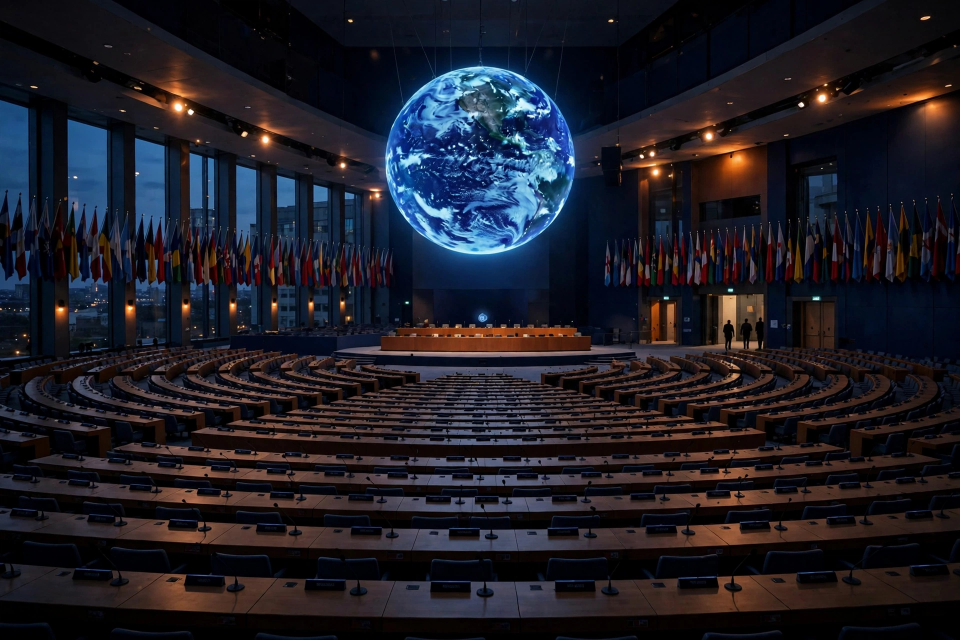
#> input picture assets/cop31-hero.webp, 1920 x 1280 px (shown at 1/2 size)
$ python build_image.py
#> lines starting #> are read from the running program, lines starting #| are printed output that depends on the picture
#!/usr/bin/env python3
"""Compose the 1024x1024 front-page image for news-image-20261122.

Renders all text with PIL (crisp, no garbled text) and crops a generated
editorial illustration (assets/cop31-hero.webp, a vast, mostly empty UN
climate summit hall with a glowing Earth above the stage) into the lead
slot. Run: python3 build_image.py
Writes entry.png (1024x1024, under 1 MiB). Requires Pillow locally only;
the entry itself is shipped as entry.png and main.py just copies it.
"""
import os

from PIL import Image, ImageDraw, ImageFont

W, H = 1024, 1024
NAVY = (15, 42, 74)
AMBER = (245, 176, 65)
INK = (18, 18, 18)
GREY = (90, 90, 90)
RED = (178, 34, 34)

SERIF_B = "/usr/share/fonts/truetype/dejavu/DejaVuSerif-Bold.ttf"
SANS_B = "/usr/share/fonts/truetype/dejavu/DejaVuSans-Bold.ttf"
SANS = "/usr/share/fonts/truetype/dejavu/DejaVuSans.ttf"

HERO = "assets/cop31-hero.webp"


def font(path, size):
    return ImageFont.truetype(path, size)


def wrap(draw, text, fnt, max_w):
    words, lines, cur = text.split(), [], ""
    for w in words:
        t = (cur + " " + w).strip()
        if draw.textlength(t, font=fnt) <= max_w:
            cur = t
        else:
            if cur:
                lines.append(cur)
            cur = w
    if cur:
        lines.append(cur)
    return lines


img = Image.new("RGB", (W, H), "white")
#> img: PIL image 1024x1024 RGB; every value is 255
d = ImageDraw.Draw(img)

# ---- masthead ----
d.rectangle([0, 0, W, 96], fill=NAVY)
d.text((32, 12), "WORLD NEWS", font=font(SERIF_B, 56), fill="white")
d.text((32, 64), "SUNDAY, 22 NOVEMBER 2026", font=font(SANS_B, 25), fill=AMBER)
d.text((W - 32, 20), "THE DAY IN", font=font(SANS_B, 23), fill="white", anchor="ra")
d.text((W - 32, 52), "ONE IMAGE", font=font(SANS_B, 23), fill="white", anchor="ra")

y = 96
# ---- lead kicker + headline (one line) ----
y += 14
d.text((32, y), "CLIMATE  •  TURKEY", font=font(SANS_B, 21), fill=RED)
y += 30
headline = "COP31 climate talks collapse"
d.text((32, y), headline, font=font(SANS_B, 44), fill=INK)
assert d.textlength(headline, font=font(SANS_B, 44)) <= W - 64, "headline too wide"
y += 54
y += 8

# ---- hero image ----
hero = Image.open(HERO).convert("RGB")
#> hero is the input picture: PIL image 1920x1280 RGB; mean R, G, B 30, 29.1, 37.6
hero = hero.crop((0, 320, 1920, 910)).resize((W - 64, 290), Image.LANCZOS)
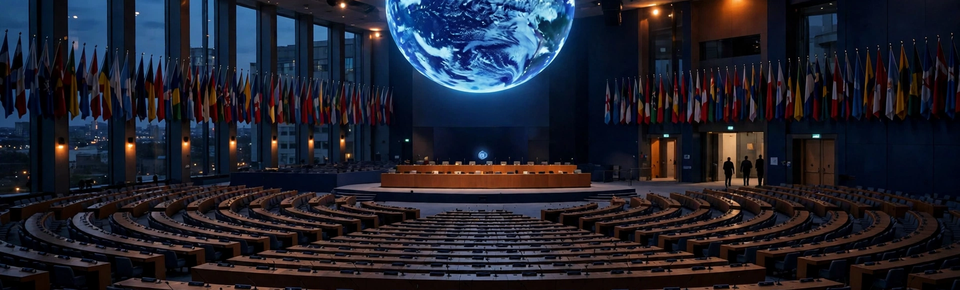
#> hero: PIL image 960x290 RGB; mean R, G, B 32.2, 33.1, 44.2
img.paste(hero, (32, y))
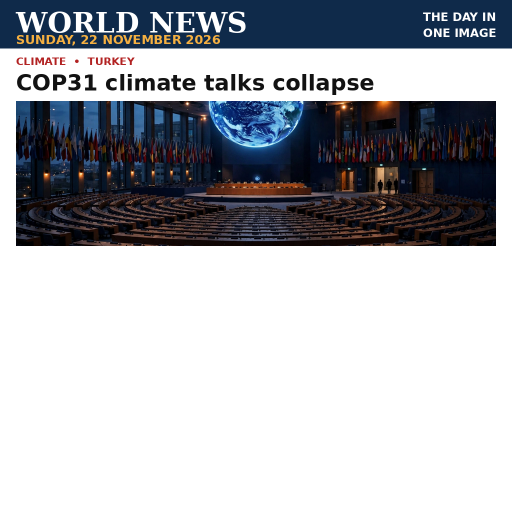
#> img: PIL image 1024x1024 RGB (shown at 1/2 size); mean R, G, B 173.9, 175.9, 181.1
y += 290 + 10
# ---- lead summary ----
lead = ("UN summit ends without agreement as the EU rejects a pact that never "
        "names fossil fuels; the longest COP in history.")
for line in wrap(d, lead, font(SANS, 25), W - 64):
#> in wrap, `words, lines, cur = text.split(), [], ""`: words = ['UN', 'summit', 'ends', 'without', 'agreement', 'as', 'the', 'EU', 'rejects', 'a', 'pact', 'that', 'never', 'names', 'fossil', 'fuels;', 'the', 'longest', 'COP', 'in', 'history.']; cur = ''
    d.text((32, y), line, font=font(SANS, 25), fill=(40, 40, 40))
    y += 32
#> this loop made 2 passes
#> after the loop, y = 566
y += 8
#> y = 574
d.line([(32, y), (W - 32, y)], fill=INK, width=2)
y += 14
#> y = 588

# ---- secondary stories (headline + one-line summary each) ----
stories = [
    ("LIBYA", "Ukrainian drones hit Russian warship in Libya",
     "Corvette struck at Benghazi port; a second vessel was also targeted."),
    ("UKRAINE", "Russian drone wrecks apartment block near Kyiv",
     "Three killed and 14 missing in Dymer as rescuers dig through rubble."),
    ("USA", "Democrats clinch 258 House seats, most since 1992",
     "AP calls North Carolina recount for Hubbard; Foxx concedes Sunday."),
    ("INDONESIA", "Candy factory fire kills 3, dozens missing",
     "Rescuers search the ruins in Cikande as the hunt for the missing goes on."),
    ("SPACE", "BepiColombo reaches Mercury orbit after 8 years",
     "ESA reports a thruster glitch in the burn; the spacecraft is safe."),
]
for tag, head, summ in stories:
    d.text((32, y), tag, font=font(SANS_B, 19), fill=RED)
    assert d.textlength(head, font=font(SANS_B, 27)) <= W - 64 - 133, (tag, head)
    d.text((165, y), head, font=font(SANS_B, 27), fill=INK)
    y += 32
    lines = wrap(d, summ, font(SANS, 21), W - 64 - 133)
    assert len(lines) == 1, (tag, lines)
    d.text((165, y), lines[0], font=font(SANS, 21), fill=GREY)
    y += 27
    y += 18
#> this loop made 5 passes
#> y on passes 1 to 5: 665, 742, 819, 896, 973
#> after the loop, y = 973

# ---- footer ----
d.line([(32, y + 2), (W - 32, y + 2)], fill=INK, width=2)
d.text((W // 2, y + 12), "22 NOVEMBER 2026  •  THE DAY'S WORLD NEWS IN ONE IMAGE",
       font=font(SANS_B, 20), fill=GREY, anchor="ma")
assert y + 12 + 24 <= H - 8, ("layout overflow", y)

# outer border
d.rectangle([0, 0, W - 1, H - 1], outline=INK, width=3)

img.save("entry.png", optimize=True)
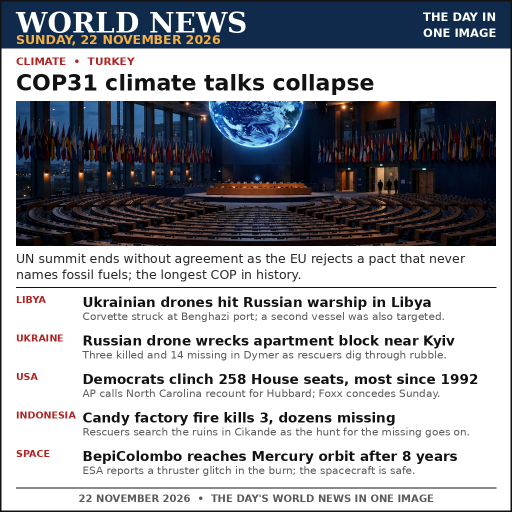
#> saved as entry.png: PIL image 1024x1024 RGB (shown at 1/2 size); mean R, G, B 159.9, 161.5, 166.6
print("saved entry.png", img.size)
#| saved entry.png (1024, 1024)
print("bytes:", os.path.getsize("entry.png"))
